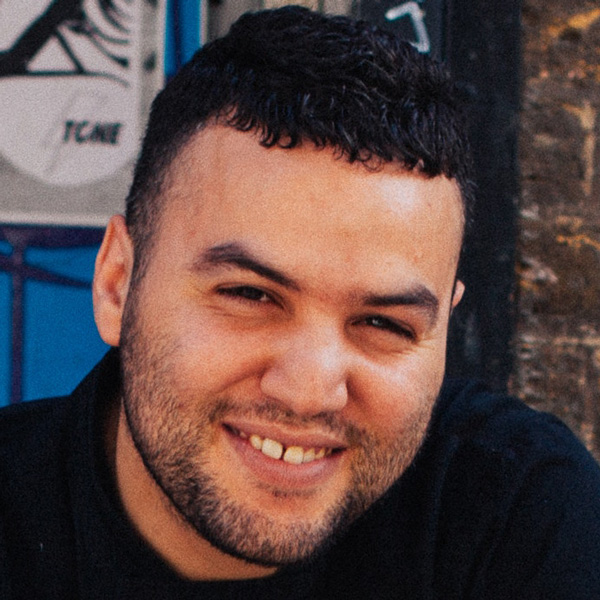
#> input picture I^2GPF/PruebaEnVivo/img.jpg, 600 x 600 px
$ jupyter execute app.ipynb
#> lines starting #> are read from the running program, lines starting #| are printed output that depends on the picture
[cell 1]
import cv2
import numpy as np

[cell 2]
faceClassif = cv2.CascadeClassifier('haarcascade_frontalface_default.xml')

image = cv2.imread('img.jpg')
#> image is the input picture: shape (600, 600, 3); mean B, G, R 68.2, 71.1, 92.5
gray = cv2.cvtColor(image, cv2.COLOR_BGR2GRAY)
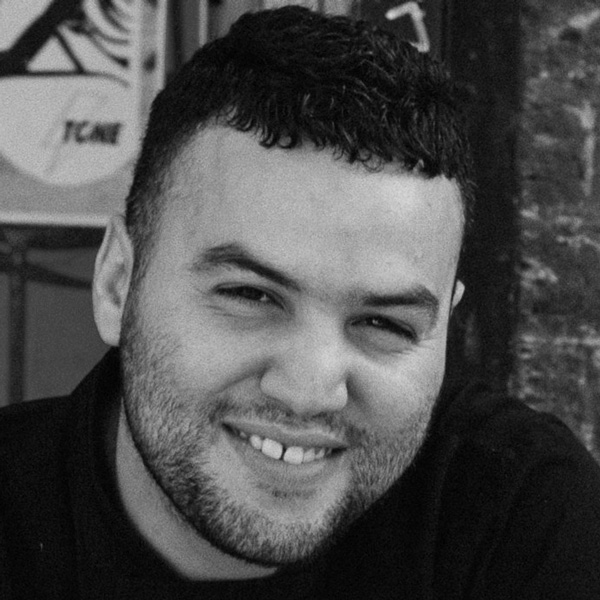
#> gray: shape (600, 600); min 0, max 217, mean 77.2

[cell 3]
faces = faceClassif.detectMultiScale(gray,
             scaleFactor = 1.1,
             minNeighbors = 5,
             minSize=(30,30),
             maxSize = (200,200))
#> faces = ()

[cell 4]
for (x,y,w,h) in faces:
  cv2.rectangle(image,(x,y),(x+w,y+h),(0,255,0),2)
#> this loop made 0 passes
